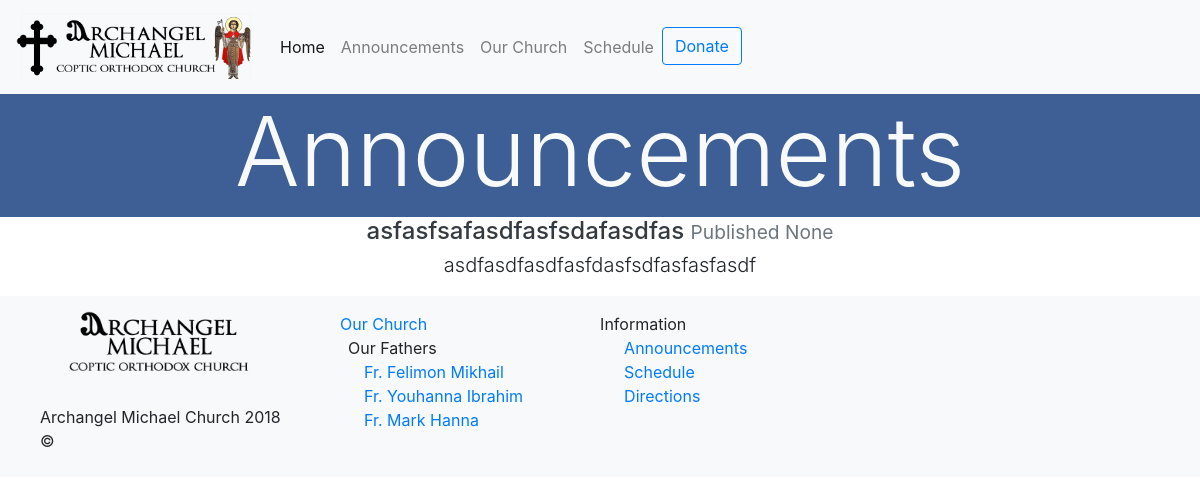
/announcements/2, run on the app's committed database.
### announcements/models.py (models this page shows, shortened)
class Post(models.Model):
	title = models.CharField(max_length=88)
	body = models.TextField(max_length=1000)
	date = models.DateTimeField()

### announcements/views.py (the view)
# urls.py: path('<int:id>',views.post, name="post")
def post(request,id):
	post = Post.objects.get(pk=id)
	return render(request, 'announcements/detail.html',{'post':post})

### announcements/templates/announcements/detail.html (shortened to what this page needs)
{% extends "home/header.html" %}
{% block content %}
<div class="row bm-3" style="background: #3d5f96;">
        <div class="container">
            <h1 class="display-1 text-center text-light"> Announcements </h1>
        </div>
    </div>
<div class="container">
        <div class="col">
                <div class="row">
                    <div class="container">
                        <h4 class="text-center text-dark mb-0 pb-0">  {{ post.title }}   <small class="text-muted"> Published {{ post.date }}</small> </h4>
                        <p class="text-center lead mt-1"> {{ post.body }} </p>
                    </div>
                </div>
            </div>
        </div>
{% endblock %}

### data on the page
Post: title "asfasfsafasdfasfsdafasdfas", date "None", body "asdfasdfasdfasfdasfsdfasfasfasdf"
